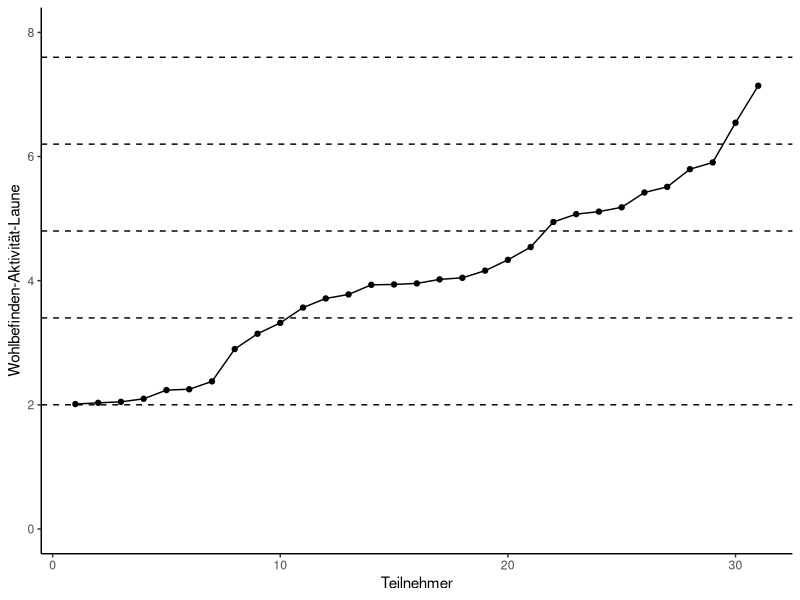
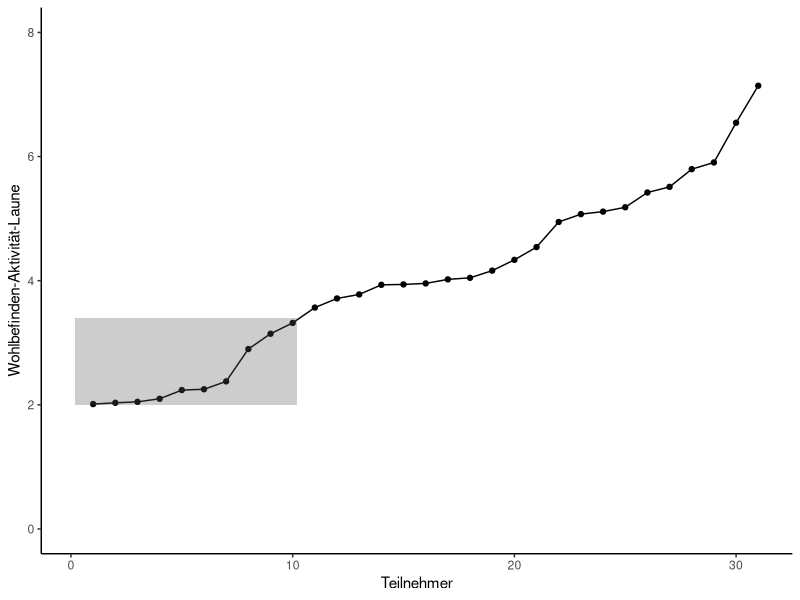
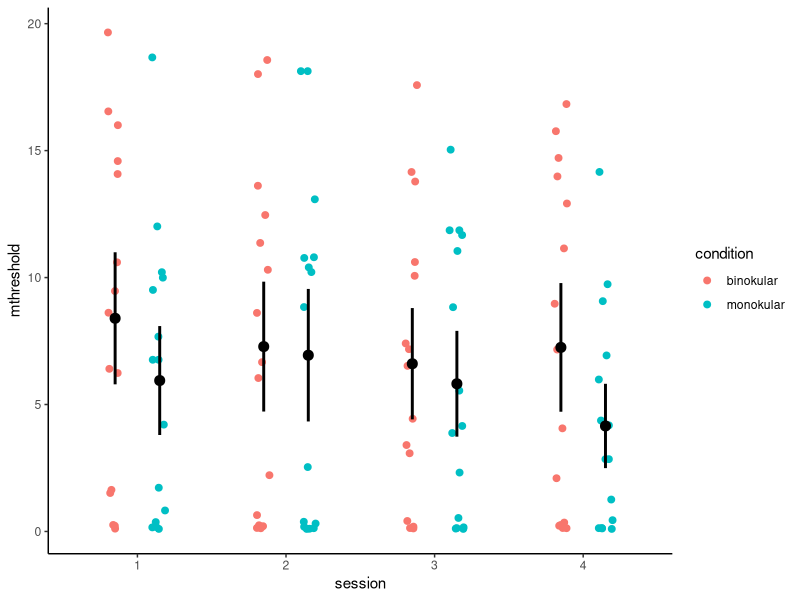
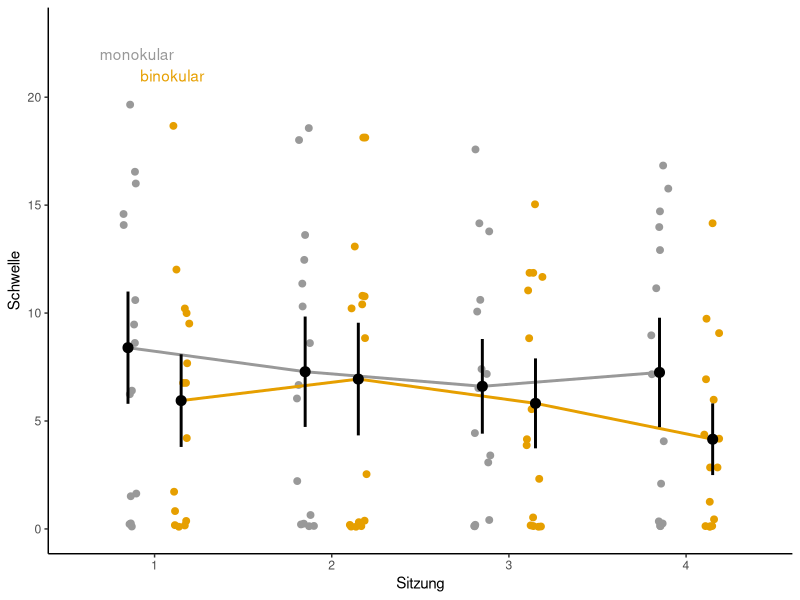

Write the R code that produced these figures, in order. (Note: this script raises an error after producing the figures.)
library(tidyverse)
library(ggplot2)
library(patchwork)
library(readxl)

# surrogate data for Viktoriia
set.seed(12)
dat <- data.frame(WAL = 
         c(runif(10, 2, 3.4),
         runif(11, 3.41 , 4.8),
         runif(8,  4.81 , 6.2),
         runif(2,  6.21 , 7.6))) %>%
  as_tibble() %>%
  arrange(WAL) %>%
  mutate(nr = 1:n())

ggplot(dat, aes(x = nr, y = WAL)) +
  geom_point() + 
  geom_line() +
  theme_classic() + 
  scale_y_continuous(
    name = "Wohlbefinden-Aktivität-Laune",
    limits = c(0,8)) + 
  scale_x_continuous(
    name = "Teilnehmer") +
  geom_hline(
    yintercept = c(2, 3.4, 4.8, 6.2, 7.6),
    linetype = 'dashed')
  
# alternativ
ggplot(dat, aes(x = nr, y = WAL)) +
  geom_point() + 
  geom_line() +
  theme_classic() + 
  scale_y_continuous(
    name = "Wohlbefinden-Aktivität-Laune",
    limits = c(0,8)) + 
  scale_x_continuous(
    name = "Teilnehmer") +
  annotate('rect',
           xmin = 0.2, xmax = 10.2,
           ymin = 2, ymax = 3.4,
           alpha = .3) # etc


# Helena
raw <- read_excel('./2023/GruppeC/Gruppenwerte_Helena.xlsx',
                  sheet = "Mono vs. Bi",
                  range = "A3:E33") %>%
       mutate(condition = "monokular") %>%  
       bind_rows(read_excel('./2023/GruppeC/Gruppenwerte_Helena.xlsx',
                            sheet = "Mono vs. Bi",
                            range = "F3:J33")) %>%
       rename(tmp = `...1`) %>%
       mutate(condition = as.factor(if_else(is.na(condition),
                                  "binokular",
                                  "monokular")),
              VP  = replace_na(VP, 0),
              tmp = replace_na(tmp, 0),
              VP = as.factor(VP + tmp)) %>%
       pivot_longer(cols = `Training 1`:`Training 4`,
               names_to = "session",
               values_to = "threshold") %>%
       mutate(session = as.factor(str_sub(session, 10, 10))) %>%
       select(-tmp) %>%
       summarise(mthreshold = mean(threshold), .by = c(VP, condition, session))  

ggplot(raw, aes(x = session, y = mthreshold)) +
  geom_jitter(aes(color = condition),
              size = 2,
              position = position_jitterdodge(
                jitter.width = 0.2,
                dodge.width  = 0.6)) +
  stat_summary(
    aes(group = condition),
    fun.data="mean_se",
    fun.args = list(mult = 1.5), 
    size = 0.6,
    linewidth = 1,
    position = position_dodge(0.6)) +
    theme_classic()  
  
# schöner
cbPalette <- c("#999999", "#E69F00", "#56B4E9", 
               "#009E73", "#F0E442", "#0072B2",
               "#D55E00", "#CC79A7")

ggplot(raw, aes(x = session, y = mthreshold)) +
  geom_jitter(aes(color = condition),
              size = 2,
              position = position_jitterdodge(
                jitter.width = 0.2,
                dodge.width  = 0.6)) +
  scale_color_manual(values = cbPalette) +
  stat_summary(
    aes(group = condition),
    fun.data="mean_se",
    fun.args = list(mult = 1.5), 
    size = 1,
    linewidth = 1,
    position = position_dodge(0.6),
    geom = 'line', 
    colour = c(rep(cbPalette[1],4),rep(cbPalette[2],4))) +
  stat_summary(
    aes(group = condition),
    fun.data="mean_se",
    fun.args = list(mult = 1.5), 
    size = 0.6,
    linewidth = 1,
    position = position_dodge(0.6)) + 
  theme_classic() + 
  scale_x_discrete(
    name = "Sitzung") +
  scale_y_continuous(
    name = "Schwelle",
    limits = c(0,23)) +
  theme(legend.position = "none") +
  annotate("text", x = 0.9, y = 22,
           label = 'monokular',
           vjust = "center", hjust = "center",
           color = cbPalette[1]) + 
  annotate("text", x = 1.1, y = 21,
           label = 'binokular',
           vjust = "center", hjust = "center",
           color = cbPalette[2]) 

# p-values
  ... +
  annotate("segment",
           x = 0.8, xend = 1.2,
           y = 13, yend = 13) +
  annotate("text",
           x = 1,
           y = 13.3,
           label = "p = .034")


# arrangieren
plot1 <- ggplot(....) +
         labs(tag = "A")
plot2 <- ggplot(...) +
         labs(tag = "B")

plot1 | plot2
plot1 | plot2 / plot1

# Natalie
rawN <- read_excel('./2023/GruppeC/Mittelwerte_Ergebnisse_Bachelorarbeit_Nathalie_Zeus.xlsx',
           range = "A1:D10") %>%
  rename(tmp = `...1`,
         std = `Std.-Abweichung`) %>%
  na.omit() 

indData = matrix(NA, nrow = dim(rawN)[1], ncol = rawN$N[1])
for(j in 1:dim(rawN)[1]){
  indData[j,] = rnorm(rawN$N[j],rawN$Mittelwert[j],rawN$std[j])
}

rawN2 <- bind_cols(rawN, as_tibble(indData)) %>%
  select(-Mittelwert,-std, -N) %>%
  pivot_longer(cols = V1:V31, names_to = "vp", values_to = "switchRate") %>%
  separate_wider_delim(cols = tmp, delim =  '.', names=c('context', 'sequence')) %>%
  mutate(across(context:vp, as_factor)) %>%
  select(vp, context, sequence, switchRate)
